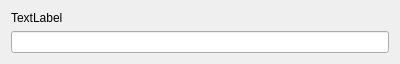
<?xml version="1.0" encoding="UTF-8"?>
<ui version="4.0">
 <class>IntArrOutput</class>
 <widget class="QWidget" name="IntArrOutput">
  <property name="geometry">
   <rect>
    <x>0</x>
    <y>0</y>
    <width>400</width>
    <height>60</height>
   </rect>
  </property>
  <property name="sizePolicy">
   <sizepolicy hsizetype="Preferred" vsizetype="Fixed">
    <horstretch>0</horstretch>
    <verstretch>1</verstretch>
   </sizepolicy>
  </property>
  <property name="maximumSize">
   <size>
    <width>16777215</width>
    <height>60</height>
   </size>
  </property>
  <property name="windowTitle">
   <string>Form</string>
  </property>
  <layout class="QVBoxLayout" name="verticalLayout">
   <item>
    <widget class="QLabel" name="Label">
     <property name="sizePolicy">
      <sizepolicy hsizetype="Preferred" vsizetype="Maximum">
       <horstretch>0</horstretch>
       <verstretch>1</verstretch>
      </sizepolicy>
     </property>
     <property name="text">
      <string>TextLabel</string>
     </property>
    </widget>
   </item>
   <item>
    <widget class="QLineEdit" name="IntEdit">
     <property name="sizePolicy">
      <sizepolicy hsizetype="Expanding" vsizetype="Fixed">
       <horstretch>0</horstretch>
       <verstretch>5</verstretch>
      </sizepolicy>
     </property>
     <property name="readOnly">
      <bool>true</bool>
     </property>
    </widget>
   </item>
  </layout>
 </widget>
 <resources/>
 <connections/>
</ui>
